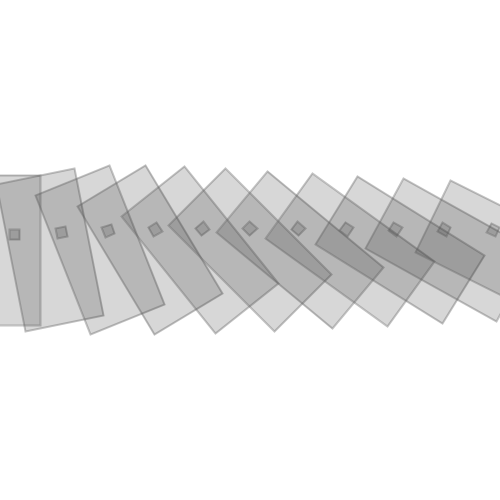
Frame 1 (no input)
Frame 60 (the mouse pressed at the canvas centre just before this capture): identical to frame 1, image omitted
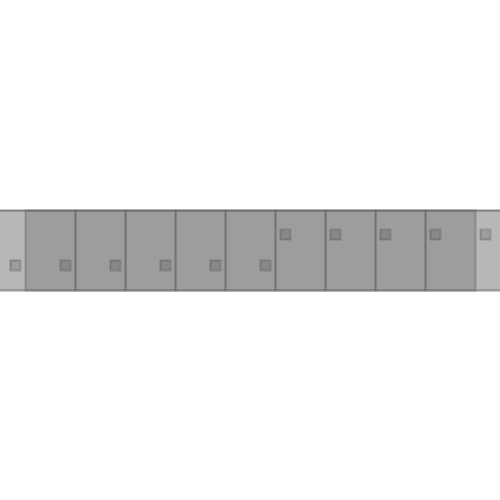
Frame 120 (the mouse held since frame 60 and released just before this capture)

The Processing sketch that drew these frames (run headless with seeded random() and noise(); from frame 60 on, the mouse is pressed at the canvas centre):

// Processing sketch: processing_64124
// ── processing_64124.pde

float xpos, ypos;

void setup() {
  size(500,500);
  xpos = width/2;
 ypos = height/2;
  smooth();
  rectMode(CENTER);
}
void draw() {
  background(255);
  
  for(int i =0; i <=width; i+=50){

  
  pushMatrix();
  float angle = atan2(mouseY-ypos, mouseX-i); // y first. x later.
 translate(i, ypos);
 rotate(angle);
 
 fill(50,50);
 strokeWeight(2);
 stroke(100,100);
 rect(0,0, 150,80);
 quad(10,10, 20,10, 20,20, 10,20);
popMatrix(); 
    }
  }
